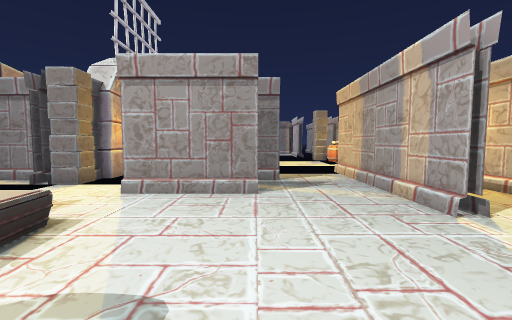
View 1 (above)

16 first-person views from a walk through a 3-D level made in the Unity game engine. The camera is 1.5 m above the floor, tilts 4° down and sees 90° across. The floor is counted in squares, 1 m on a side. Each view is taken from the middle of a square. On the plan, view 1 faces up. The plan holds only what a view shows up to about 13 squares ahead; the rest is blank. The place goes on beyond the plan. Some surface patterns are stand-ins.

View 2
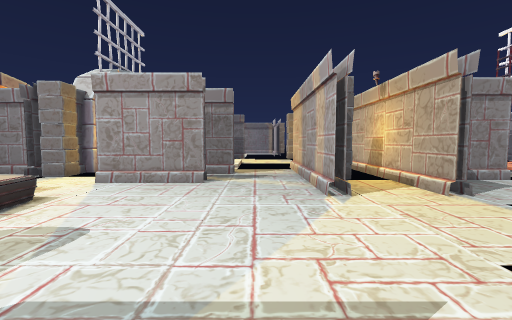

View 3
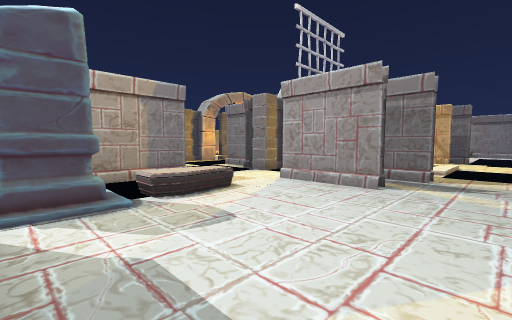

View 4
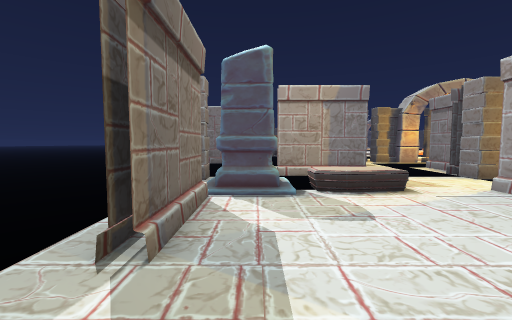

View 5
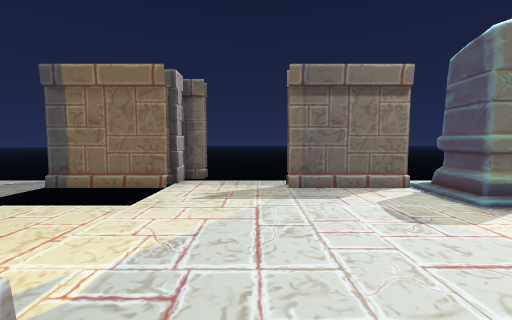

View 6
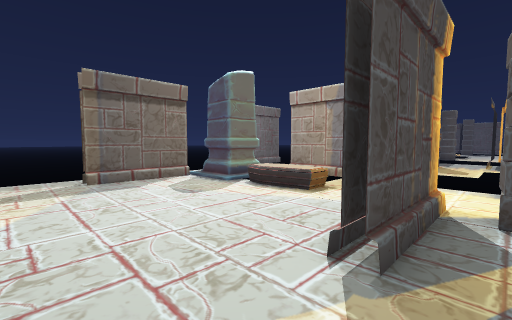

View 7
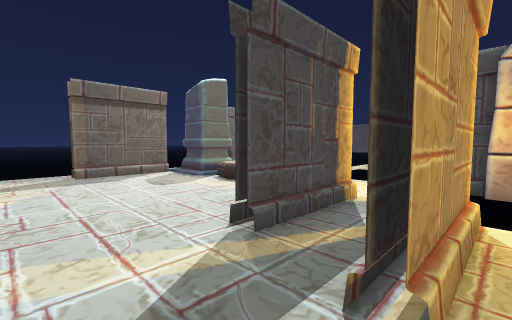

View 8
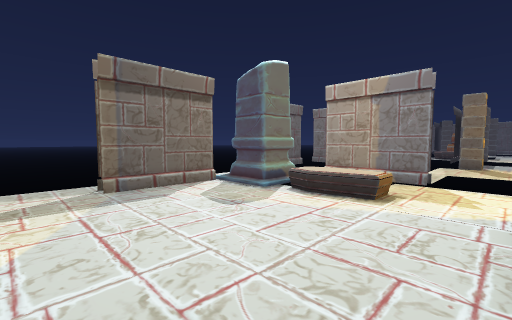

View 9
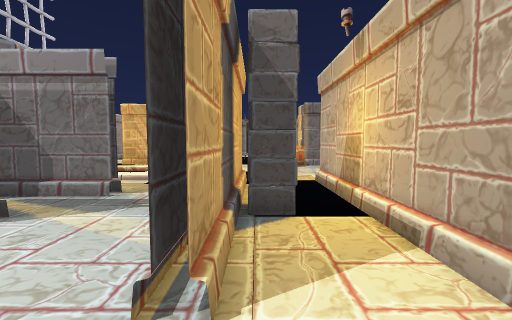

View 10
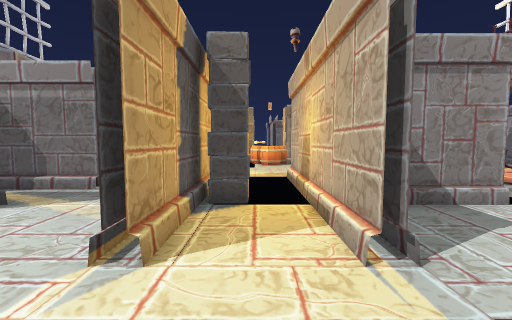

View 11
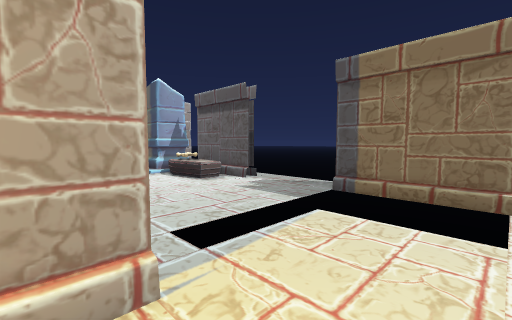

View 12
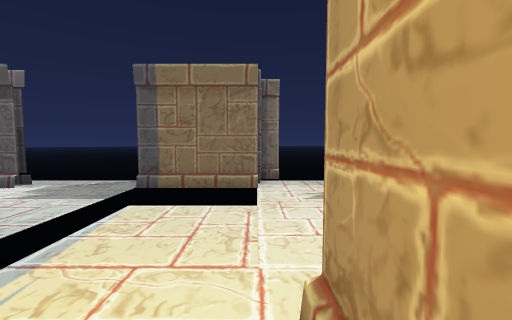

View 13
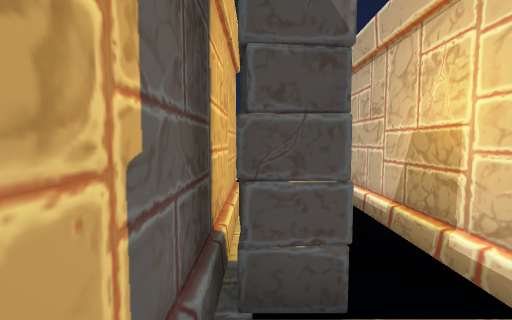

View 14
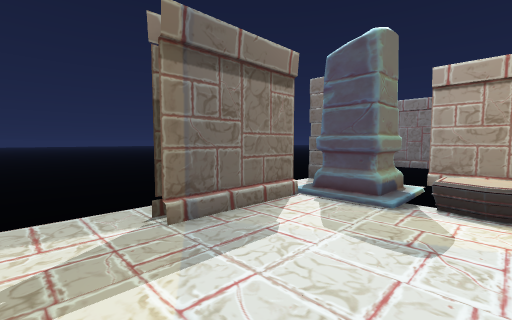

View 15
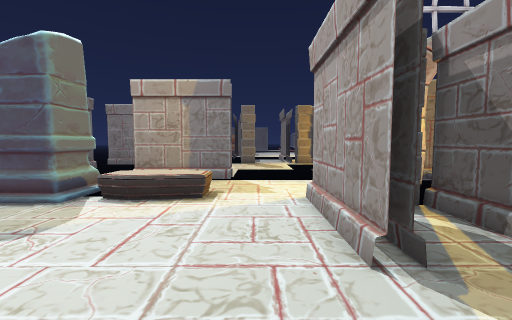

View 16
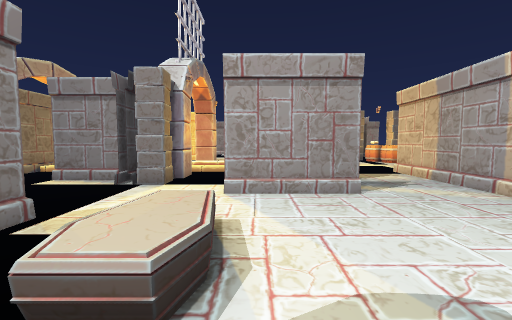

### Floor plan
Key: @ floor where view 1 was taken; # wall or solid block; . floor; ≈ liquid the walk keeps out of; P pillar; O other object.
Columns run from 9 left of view 1 to 10 right of it. Each row starts with its distance up from view 1.
 13  #≈      .≈  ≈≈≈≈#
 12    ≈     .≈≈≈#≈ ≈#
 11   ##  ≈......#≈ ≈#
 10 ###P P####...#≈ ≈#
  9 ≈#PP≈PP......#PP≈#
  8   ≈..#####...#PP≈###
  7   ≈..........#..##.
  6   ≈..........#..##.
  5 ≈.≈..O.......#..##.
  4  #≈≈OO...........≈≈
  3  #≈≈OO...........≈≈
  2  #≈ OO...........≈≈
  1  #≈ PP........≈≈≈≈≈
  0      #...@....≈   ≈
 -1      P#.......≈≈≈≈≈
 -2   PP..####....#####
 -3   PP≈≈  ≈≈≈≈≈≈PP
 -4              ≈#

Positions as (right, up) in squares from view 1, and headings:
1: (0, 0), facing up
2: (2, -2), facing up
3: (3, -1), facing up-left
4: (4, 0), facing left
5: (2, 7), facing down
6: (3, 9), facing down-left
7: (3, 11), facing down-left
8: (3, 7), facing down-left
9: (5, 3), facing up
10: (6, 2), facing up
11: (5, 6), facing down-right
12: (5, 7), facing down
13: (5, 6), facing up
14: (3, 3), facing down-left
15: (3, 6), facing left
16: (-3, 0), facing up
